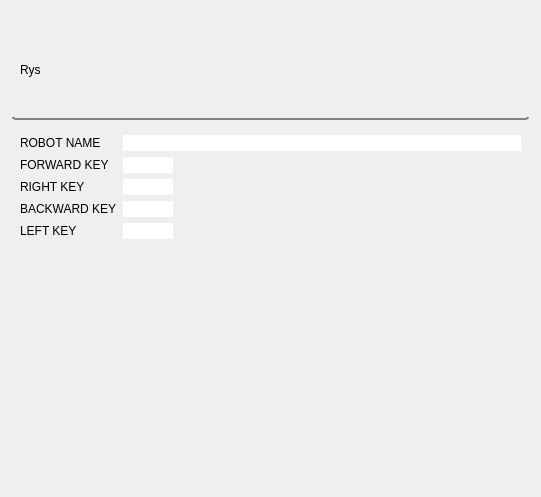
<?xml version="1.0" encoding="UTF-8"?>
<ui version="4.0">
 <class>Form</class>
 <widget class="QWidget" name="Form">
  <property name="geometry">
   <rect>
    <x>0</x>
    <y>0</y>
    <width>541</width>
    <height>497</height>
   </rect>
  </property>
  <property name="windowTitle">
   <string>Form</string>
  </property>
  <property name="styleSheet">
   <string notr="true">border:none</string>
  </property>
  <layout class="QGridLayout" name="gridLayout">
   <item row="0" column="0">
    <layout class="QVBoxLayout" name="verticalLayout_3">
     <item>
      <widget class="Line" name="line">
       <property name="sizeIncrement">
        <size>
         <width>0</width>
         <height>1</height>
        </size>
       </property>
       <property name="orientation">
        <enum>Qt::Horizontal</enum>
       </property>
      </widget>
     </item>
     <item>
      <widget class="QGroupBox" name="groupBox">
       <property name="maximumSize">
        <size>
         <width>16777215</width>
         <height>100</height>
        </size>
       </property>
       <property name="styleSheet">
        <string notr="true"> QGroupBox {
 background-color: qlineargradient(x1: 0, y1: 0, x2: 0, y2: 1,
                                   stop: 0 #edb514, stop: 1 #ea4000);
 border-bottom: 2px solid gray;
 border-radius: 5px;
 margin-top: 0; /* leave space at the top for the title */

}</string>
       </property>
       <property name="title">
        <string/>
       </property>
       <layout class="QHBoxLayout" name="horizontalLayout">
        <item>
         <widget class="QLabel" name="label">
          <property name="text">
           <string>Rys</string>
          </property>
         </widget>
        </item>
        <item>
         <widget class="QPushButton" name="settingsButton">
          <property name="minimumSize">
           <size>
            <width>15</width>
            <height>15</height>
           </size>
          </property>
          <property name="maximumSize">
           <size>
            <width>40</width>
            <height>40</height>
           </size>
          </property>
          <property name="autoFillBackground">
           <bool>false</bool>
          </property>
          <property name="styleSheet">
           <string notr="true">border: none;
background-color:none;</string>
          </property>
          <property name="text">
           <string/>
          </property>
          <property name="icon">
           <iconset>
            <normaloff>imgs/settings1.png</normaloff>imgs/settings1.png</iconset>
          </property>
         </widget>
        </item>
       </layout>
      </widget>
     </item>
     <item>
      <layout class="QVBoxLayout" name="verticalLayout_2">
       <item>
        <layout class="QHBoxLayout" name="horizontalLayout_4">
         <item>
          <widget class="QFrame" name="emptyFrameRight">
           <property name="styleSheet">
            <string notr="true">border:none;</string>
           </property>
           <property name="frameShape">
            <enum>QFrame::StyledPanel</enum>
           </property>
           <property name="frameShadow">
            <enum>QFrame::Raised</enum>
           </property>
           <layout class="QFormLayout" name="formLayout">
            <item row="1" column="0">
             <widget class="QLabel" name="label_2">
              <property name="text">
               <string>ROBOT NAME</string>
              </property>
             </widget>
            </item>
            <item row="1" column="1">
             <widget class="QLineEdit" name="lineEdit">
              <property name="maxLength">
               <number>150</number>
              </property>
             </widget>
            </item>
            <item row="2" column="0">
             <widget class="QLabel" name="forwardKeyLabel">
              <property name="text">
               <string>FORWARD KEY</string>
              </property>
             </widget>
            </item>
            <item row="2" column="1">
             <widget class="QLineEdit" name="forwardKeyInput">
              <property name="minimumSize">
               <size>
                <width>20</width>
                <height>0</height>
               </size>
              </property>
              <property name="maximumSize">
               <size>
                <width>50</width>
                <height>16777215</height>
               </size>
              </property>
              <property name="maxLength">
               <number>1</number>
              </property>
             </widget>
            </item>
            <item row="4" column="0">
             <widget class="QLabel" name="label_3">
              <property name="text">
               <string>RIGHT KEY</string>
              </property>
             </widget>
            </item>
            <item row="6" column="0">
             <widget class="QLabel" name="label_4">
              <property name="text">
               <string>BACKWARD KEY</string>
              </property>
             </widget>
            </item>
            <item row="4" column="1">
             <widget class="QLineEdit" name="rightKeyInput">
              <property name="maximumSize">
               <size>
                <width>50</width>
                <height>16777215</height>
               </size>
              </property>
              <property name="maxLength">
               <number>1</number>
              </property>
             </widget>
            </item>
            <item row="6" column="1">
             <widget class="QLineEdit" name="backwardKeyInput">
              <property name="maximumSize">
               <size>
                <width>50</width>
                <height>16777215</height>
               </size>
              </property>
              <property name="maxLength">
               <number>1</number>
              </property>
             </widget>
            </item>
            <item row="8" column="0">
             <widget class="QLabel" name="label_5">
              <property name="text">
               <string>LEFT KEY</string>
              </property>
             </widget>
            </item>
            <item row="8" column="1">
             <widget class="QLineEdit" name="leftKeyInput">
              <property name="maximumSize">
               <size>
                <width>50</width>
                <height>16777215</height>
               </size>
              </property>
              <property name="maxLength">
               <number>1</number>
              </property>
             </widget>
            </item>
           </layout>
          </widget>
         </item>
        </layout>
       </item>
      </layout>
     </item>
    </layout>
   </item>
  </layout>
 </widget>
 <resources/>
 <connections/>
</ui>
